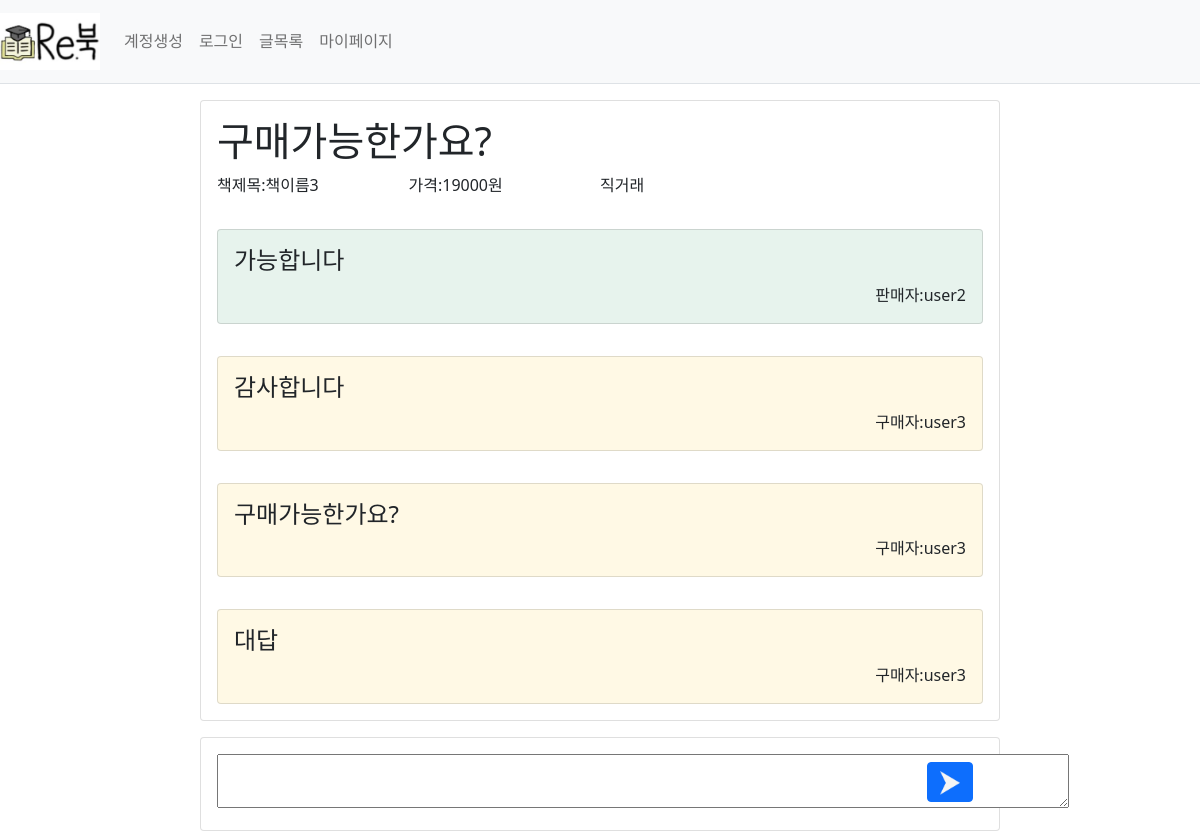
The app's page /mypage/reply/2 with its own data.
### webproject/models.py (models this page shows)
class Reply(db.Model): #댓글
    id = db.Column(db.Integer, primary_key=True)
    post_id = db.Column(db.Integer, db.ForeignKey('post.id', ondelete='CASCADE'))
    post = db.relationship('Post',backref=db.backref('reply_set')) # Post.reply_set 하면 답글에 접근 가능
    content = db.Column(db.Text(),nullable=False)
    create_date = db.Column(db.DateTime(), nullable=False)
    user_id = db.Column(db.Integer, db.ForeignKey('user.id', ondelete='CASCADE'), nullable=False)
    user = db.relationship('User', backref=db.backref('reply_set'))

class BookInfo(db.Model): # 책 정보
    __tablename__ = 'bookinfo'
    id = db.Column(db.Integer, primary_key=True)
    name = db.Column(db.String(200),nullable=False) #책이름
    author = db.Column(db.String(200),nullable=False) #저자
    school = db.Column(db.String(200),nullable=False) #학교
    department = db.Column(db.String(200),nullable=False) #학과
    price = db.Column(db.Integer, nullable=False)

class Re_reply(db.Model): #댓글
    id = db.Column(db.Integer, primary_key=True)
    reply_id = db.Column(db.Integer, db.ForeignKey('reply.id', ondelete='CASCADE'))
    reply = db.relationship('Reply',backref=db.backref('re_reply_set')) # Post.reply_set 하면 답글에 접근 가능
    content = db.Column(db.Text(),nullable=False)
    create_date = db.Column(db.DateTime(), nullable=False)
    user_id = db.Column(db.Integer, db.ForeignKey('user.id', ondelete='CASCADE'), nullable=False)
    user = db.relationship('User', backref=db.backref('re_reply_set'))

class User(db.Model):
    id = db.Column(db.Integer, primary_key =True)
    username = db.Column(db.String(150), unique=True, nullable=False)
    password = db.Column(db.String(200), nullable=False)
    email = db.Column(db.String(120), unique=True, nullable=False)

### webproject/views/mypage_views.py (the view)
@bp.route('/reply/<int:reply_id>')
def reply(reply_id):
    reply=Reply.query.get(reply_id)
    return render_template('mypage/mypage_reply.html', reply=reply)

### webproject/views/auth_views.py (called while the page is built)
@bp.before_app_request
def load_logged_in_user():
    user_id=session.get('user_id')
    if user_id is None:
        g.user = None
    else:
        g.user = User.query.get(user_id)

@bp.before_app_request
def load_logged_in_user():
    user_id=session.get('user_id')
    if user_id is None:
        g.user = None
    else:
        g.user = User.query.get(user_id)

### webproject/templates/mypage/mypage_reply.html
{% extends 'base.html' %}
{% block content%}
<div class="d-flex justify-content-center" >
    <div class="card mt-3" style="width:50em; " >
        <div class="card-body">
            <h1>{{reply.content}}</h1>
            <div class="row g-0">
                <div class="col-md-3">책제목:{{reply.post.book.name}}</div>
                <div class="col-md-3">가격:{{reply.post.book.price}}원</div>
                <div class="col-md-3">{%if reply.post.isparcel%}택배{%else%}직거래{%endif%}</div>
            </div>
        </div>
    {%for re_reply in reply.re_reply_set %}
        <div class="card-body">
            {%if re_reply.reply.post.user.username == re_reply.user.username %}
            <div class="card bg-success" style="--bs-bg-opacity: .1">
            <div class="card-body mt-0 mb-0">
                <div class="card-content">
                    <h4>{{re_reply.content}}</h4>
                </div>
                <div class="card-content" style="float:right;">
                    판매자:{{re_reply.user.username}}
                </div>
            </div>
            </div>
            {% else %}
            <div class="card bg-warning" style="--bs-bg-opacity: .1">
            <div class="card-body mt-0 mb-0">
                <div class="card-content">
                    <h4>{{re_reply.content}}</h4>
                </div>
                <div class="card-content" style="float:right;">
                    구매자:{{re_reply.user.username}}
                </div>
            </div>
            </div>
            {%endif%}
        </div>
    {%endfor%}
    </div>
</div>
<div class="d-flex justify-content-center" >
  <div class="card mt-3 " style="width:50em; " >
      <div class="card-body">
        <form action="{{url_for('mypage.create',reply_id=reply.id)}}" method="post">
             <div class="row g-0">
              <div class="col-md-11" >
                <textarea name="content" id="content" rows="2" cols="90em" required></textarea>
              </div>
                  <div class="col-md-1" >
                        <button class="btn btn-primary mt-2 ms-2" type="submit">
                            <img src="{{url_for('static',filename='Polygon 1.png')}}" style="width:20px;" >
                        </button>
                  </div>
             </div>
        </form>
      </div>
    </div>
</div>
{% endblock %}

### records on screen
Reply: content "구매가능한가요?"
BookInfo: post.book.name "책이름3", post.book.price "19000"
Re_reply: content "가능합니다", user.username "user2"
Re_reply: content "감사합니다", user.username "user3"
Re_reply: content "구매가능한가요?", user.username "user3"
Re_reply: content "대답", user.username "user3"
